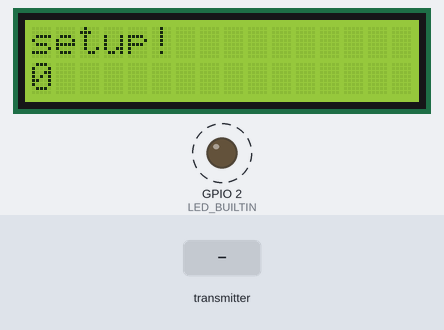
A sketch run on a simulated ESP32. Parts: 16×2 character LCD, output pins drawn as LEDs (lit = HIGH). Dashed ring = blinking. The inputs (shaded band) are chosen by the test bench. What the sketch prints to the serial monitor is not drawn.

Above: at 1.1 s.
At 2.6 s:
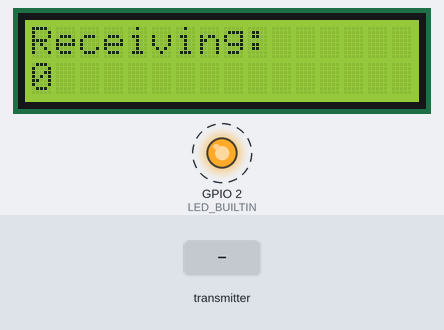
2.7 s: the transmitter starts sending msg = 1
At 5.9 s:
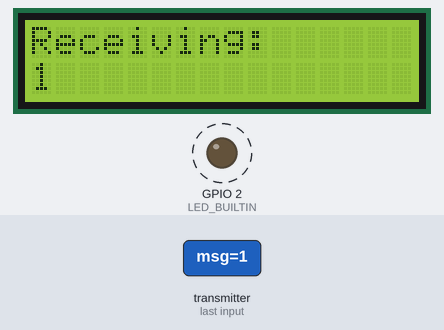
Timing chart, 0 to 11.7 s (numbered marks = the images above; inputs shaded):
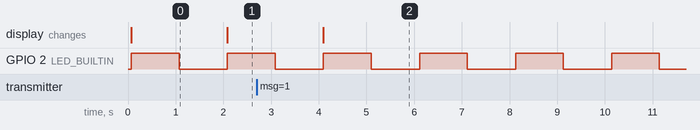

Measured:
- after the input at 2.7 s, the display: changes after 1.4 s (image 2)
- by itself, GPIO 2 (LED_BUILTIN): alternates HIGH for 1.0 s and LOW for 1.0 s
- what the display in image 0 shows lasts 2.0 s, from 0.1 s to 2.1 s

The sketch:

A_Board.ino
```cpp
#include <esp_now.h>
#include <WiFi.h>
#include <LiquidCrystal_I2C.h>

// LCD 1602
LiquidCrystal_I2C lcd(0x27,16,2);  // set the LCD address to 0x27 for a 16 chars and 2 line display

// 發送訊息, 印出收到次數
typedef struct struct_message {
  int count;          // 對應發送端的計數欄位
  char msg[32];
} struct_message;

struct_message incomingData;
int receiveCount = 0;

// 修改 callback 函式：參數型態要改
void onReceiveData(const esp_now_recv_info_t *info, const uint8_t *incomingDataBytes, int len) {
  memcpy(&incomingData, incomingDataBytes, sizeof(incomingData));
  receiveCount++;
  Serial.printf("收到第 %d 次訊息（傳送端編號 %d）：%s\n",
                receiveCount, incomingData.count, incomingData.msg);
}

void setup() {
  Serial.begin(115200);
  WiFi.mode(WIFI_STA);  // STA模式

    if (esp_now_init() != ESP_OK) {
    Serial.println("ESP-NOW 初始化失敗！");
    return;
  }

  esp_now_register_recv_cb(onReceiveData);  // 註冊正確型態的 callback

  // === LCD 1602 ===
  lcd.init(); // initialize the lcd
  // Print a message to the LCD.
  lcd.backlight();
  lcd.setCursor(0,0);
  lcd.print("setup! ");
  lcd.setCursor(0,1);
  lcd.print("0");

  // LED 腳位設定
  pinMode(LED_BUILTIN, OUTPUT);  // <<== 這一行是讓 LED 能正常使用

}

void loop() {
  // === LED ===
  digitalWrite(LED_BUILTIN, HIGH);  // turn the LED on (HIGH is the voltage level)
  delay(1000);                      // wait for a second
  digitalWrite(LED_BUILTIN, LOW);   // turn the LED off by making the voltage LOW
  delay(1000);

  lcd.backlight();
  lcd.setCursor(0,0);
  lcd.print("Receiving: ");
  lcd.setCursor(0,1);
  lcd.print(incomingData.msg);
}
```
